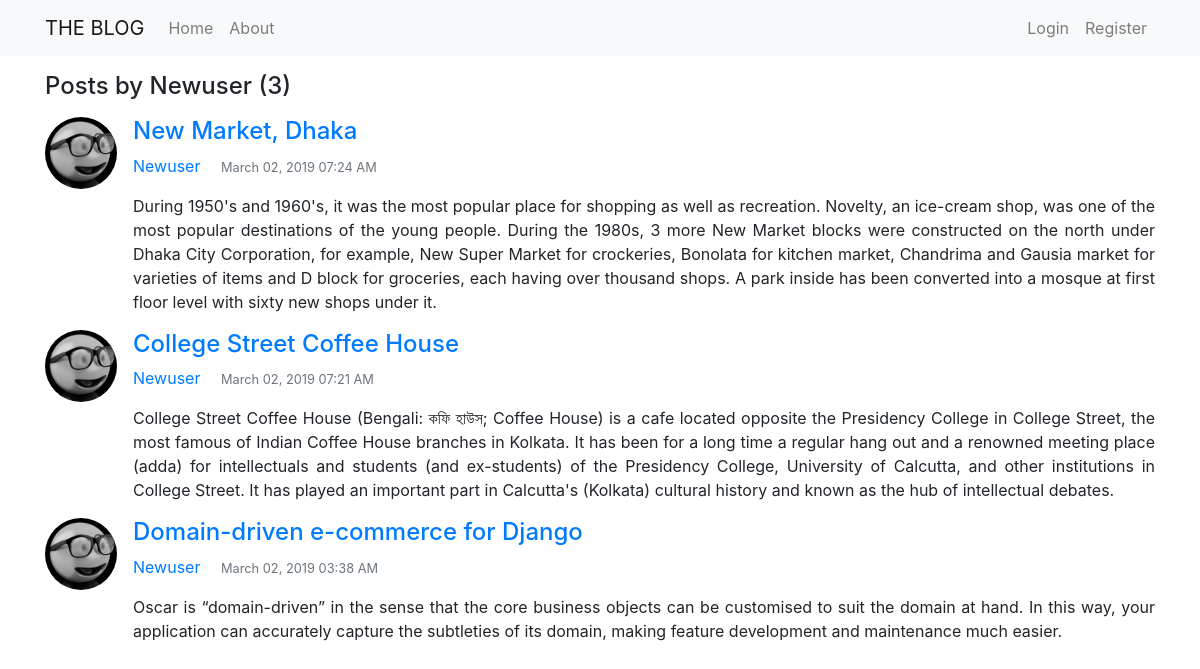
/user/Newuser/, run on the app's committed database.
### blog/models.py (models this page shows, shortened)
class Post(models.Model):
	title = models.CharField(max_length=100)
	content = models.TextField()
	date_posted = models.DateTimeField(default=timezone.now)
	author = models.ForeignKey(User, on_delete=models.CASCADE)

### users/models.py (models this page shows, shortened)
class Profile(models.Model):
	user = models.OneToOneField(User, on_delete=models.CASCADE)
	image = models.ImageField(default='default.jpg', upload_to='profile_pics')

### blog/views.py (the view)
# urls.py: path('user/<str:username>/', UserPostListView.as_view(), name='user-posts'),
class UserPostListView(ListView):
    model = Post
    template_name = 'blog/user_posts.html'
    context_object_name = 'posts'
    paginate_by = 4
    def get_queryset(self):
        user = get_object_or_404(User, username=self.kwargs.get('username'))
        return Post.objects.filter(author=user).order_by('-date_posted')

### blog/templates/blog/user_posts.html (shortened to what this page needs)
{% extends "blog/base.html" %}
{% block body %}
  <h4 class="mb-3">Posts by {{ view.kwargs.username }} ({{ page_obj.paginator.count }})</h4>
  {% for post in posts %}
      <article class="media content-section">
        <img class="rounded-circle article-img mr-3" width="72" height="72" src="{{ post.author.profile.image.url }}">
        <div class="media-body">
          <h4><a class="article-title" href="{% url 'post-detail' post.id %}">{{ post.title }}</a></h4>
          <div class="article-metadata">
            <a class="mr-3" href="{% url 'user-posts' post.author.username %}">{{ post.author }}</a>
            <small class="text-muted">{{ post.date_posted|date:"F d, Y h:i A" }}</small>
          </div>
          <p class="article-content mt-3" align="justify">{{ post.content }}</p>
        </div>
	    </article>
  {% endfor %}
{% endblock %}

### data on the page
Post: author.profile.image (placeholder picture), title "New Market, Dhaka", author "Newuser", date_posted "March 02, 2019 07:24 AM", content "During 1950's and 1960's, it was the most popular place for shopping as well as recreation. Novelty, an ice-cream shop, was one of the most popular destinations of the young people. During the 1980s, 3 more New Market blocks were constructed on the north under Dhaka City Corporation, for example, New Super Market for crockeries, Bonolata for kitchen market, Chandrima and Gausia market for varieties of items and D block for groceries, each having over thousand shops. A park inside has been converted into a mosque at first floor level with sixty new shops under it."
Post: author.profile.image (placeholder picture), title "College Street Coffee House", author "Newuser", date_posted "March 02, 2019 07:21 AM", content "College Street Coffee House (Bengali: কফি হাউস; Coffee House) is a cafe located opposite the Presidency College in College Street, the most famous of Indian Coffee House branches in Kolkata. It has been for a long time a regular hang out and a renowned meeting place (adda) for intellectuals and students (and ex-students) of the Presidency College, University of Calcutta, and other institutions in College Street. It has played an important part in Calcutta's (Kolkata) cultural history and known as the hub of intellectual debates."
Post: author.profile.image (placeholder picture), title "Domain-driven e-commerce for Django", author "Newuser", date_posted "March 02, 2019 03:38 AM", content "Oscar is “domain-driven” in the sense that the core business objects can be customised to suit the domain at hand. In this way, your application can accurately capture the subtleties of its domain, making feature development and maintenance much easier."

### other printed values
{{ view.kwargs.username }} "Newuser"
{{ page_obj.paginator.count }} "3"
